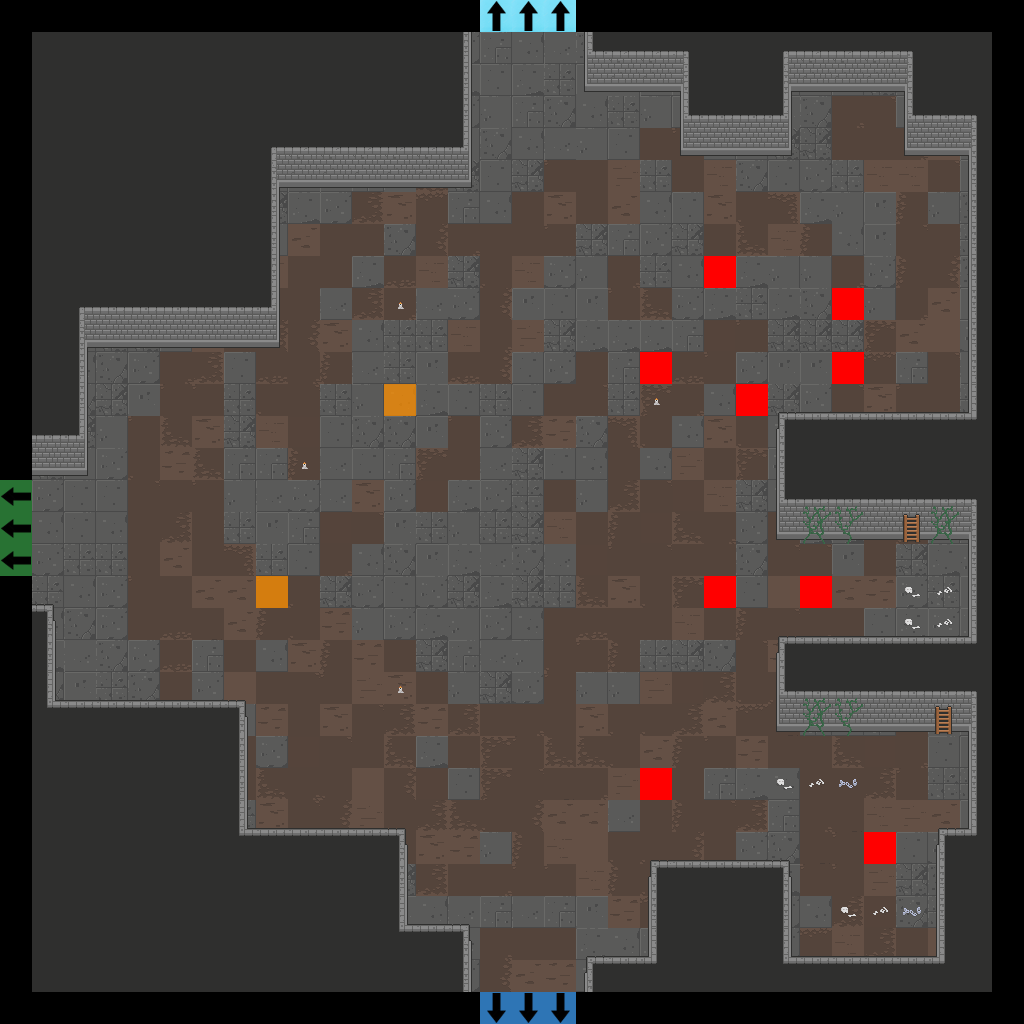

The image is a tile-based game level rendered from a .tmx file. Its description and source (layers, tilesets, objects; grid data summarised) follow:
An orthogonal 32x32 tile map with 32x32 px tiles, 7 tile layers (Floor, Walls, Doors, Pillars, ...), 2 tilesets.

<map version="1.2" tiledversion="2019.04.18" orientation="orthogonal" renderorder="right-down" width="32" height="32" tilewidth="32" tileheight="32" infinite="0" nextlayerid="22" nextobjectid="1">
 <tileset firstgid="1" source="Dungeon_Tileset_2.tsx" />
 <tileset firstgid="321" source="flags.tsx" />
 <layer id="15" name="Floor" width="32" height="32">
  <data>[1024 cells, 900 non-empty, 44 distinct tile ids]</data>
 </layer>
 <layer id="16" name="Walls" width="32" height="32">
  <data>[1024 cells, 394 non-empty, 26 distinct tile ids]</data>
 </layer>
 <layer id="17" name="Doors" width="32" height="32">
  <data>[1024 cells, 0 non-empty, 0 distinct tile ids]</data>
 </layer>
 <layer id="18" name="Pillars" width="32" height="32">
  <data>[1024 cells, 0 non-empty, 0 distinct tile ids]</data>
 </layer>
 <layer id="19" name="Candles" width="32" height="32">
  <data>[1024 cells, 4 non-empty, 1 distinct tile ids]</data>
 </layer>
 <layer id="20" name="Debris" width="32" height="32">
  <data>[1024 cells, 22 non-empty, 8 distinct tile ids]</data>
 </layer>
 <layer id="21" name="Flags" width="32" height="32">
  <data>[1024 cells, 20 non-empty, 5 distinct tile ids]</data>
 </layer>
</map>
